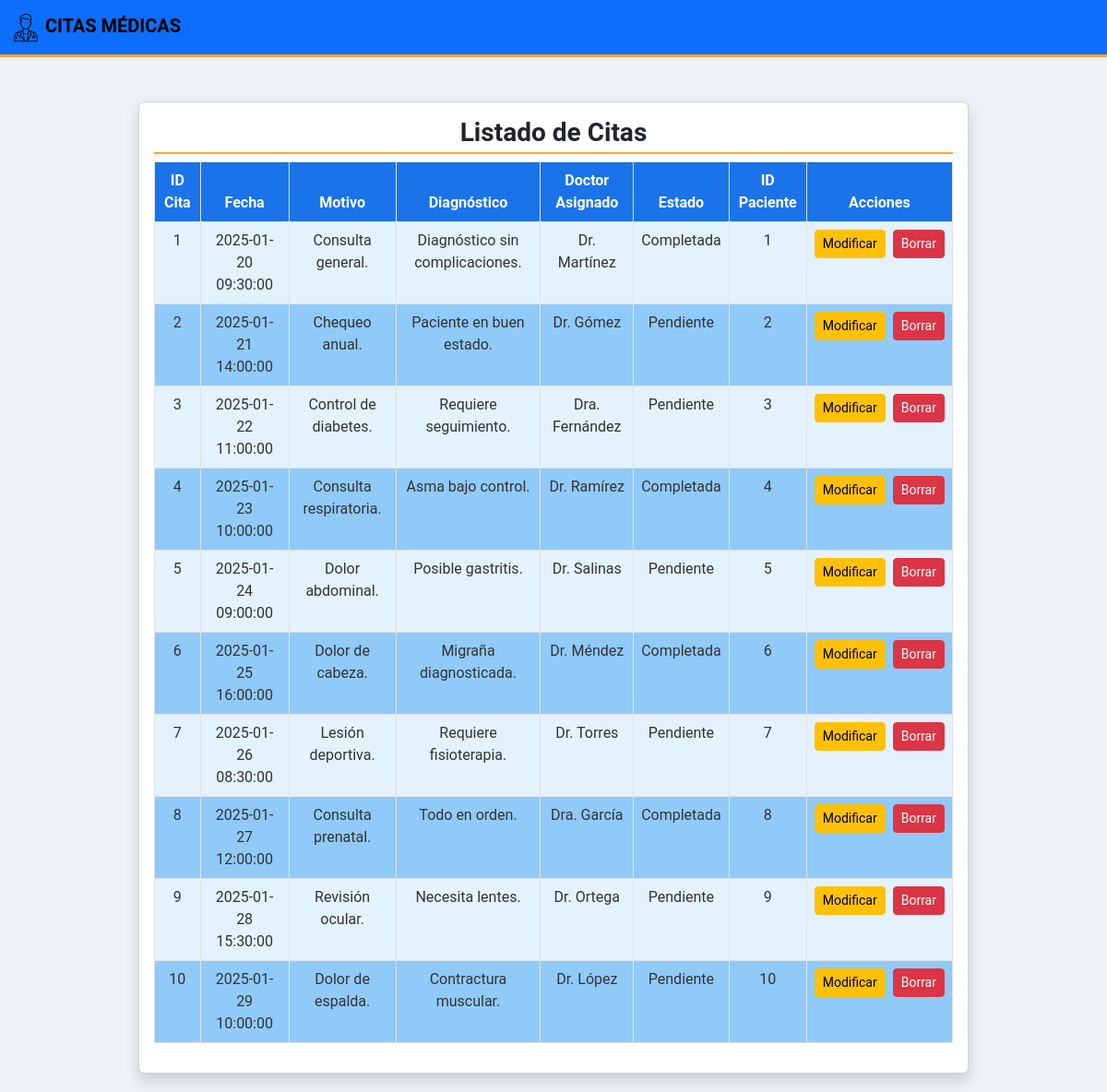
Page /listado_citas.php on the committed database.
### tables this page shows
CREATE TABLE IF NOT EXISTS `medical_appointments` (
  `appointment_id` int NOT NULL AUTO_INCREMENT,
  `appointment_date` datetime NOT NULL,
  `appointment_reason` varchar(255) NOT NULL,
  `appointment_diagnostic` text,
  `doctor_assigned` varchar(100),
  `estado_cita` varchar(50),
  `patient_id` int,
  PRIMARY KEY (`appointment_id`),
  KEY `FK_patient` (`patient_id`)
);

### listado_citas.php (the view, shortened to what this page needs)
<?php
$conexion = obtenerConexion();
$result = $conexion->query("SELECT appointment_id, appointment_date, appointment_reason, appointment_diagnostic, doctor_assigned, estado_cita, patient_id FROM medical_appointments");
$citas = $result->fetch_all(MYSQLI_ASSOC);
?>
<!DOCTYPE html>
<html lang="es">
<head>
    <link href="https://cdn.jsdelivr.net/npm/bootstrap@5.3.2/dist/css/bootstrap.min.css" rel="stylesheet">
    <link rel="stylesheet" href="css/estilo.css">
</head>
<body style="background-color: rgb(239, 242, 244);">
    <nav class="navbar navbar-expand-md bg-primary navbar-dark">
        <div class="container-fluid">
            <a class="navbar-brand" href="index.php">
                <img src="favicon.png" alt="Logo Médico" style="width: 32px; height: 32px;"> Citas Médicas
            </a>
        </div>
    </nav>
    <div class="main-content mt-5">
        <div class="card shadow mx-auto" style="max-width: 900px;">
            <div class="card-body">
                <h3 class="card-title text-center">Listado de Citas</h3>
                <table class="table table-bordered">
                    <thead>
                        <tr>
                            <th>ID Cita</th>
                            <th>Fecha</th>
                            <th>Motivo</th>
                            <th>Diagnóstico</th>
                            <th>Doctor Asignado</th>
                            <th>Estado</th>
                            <th>ID Paciente</th>
                            <th>Acciones</th>
                        </tr>
                    </thead>
                    <tbody>
                        <?php foreach ($citas as $cita): ?>
                            <tr>
                                <td><?= htmlspecialchars($cita['appointment_id']) ?></td>
                                <td><?= htmlspecialchars($cita['appointment_date']) ?></td>
                                <td><?= htmlspecialchars($cita['appointment_reason']) ?></td>
                                <td><?= htmlspecialchars($cita['appointment_diagnostic']) ?></td>
                                <td><?= htmlspecialchars($cita['doctor_assigned']) ?></td>
                                <td><?= htmlspecialchars($cita['estado_cita']) ?></td>
                                <td><?= htmlspecialchars($cita['patient_id']) ?></td>
                                <td>
                                    <div class="d-flex justify-content-center gap-2">
                                        <a href="modificar_cita.php?id=<?= $cita['appointment_id'] ?>" class="btn btn-warning btn-sm">Modificar</a>
                                        <a href="borrar_cita.php?id=<?= $cita['appointment_id'] ?>" class="btn btn-danger btn-sm" onclick="return confirm('¿Seguro que deseas eliminar esta cita?');">Borrar</a>
                                    </div>
                                </td>
                            </tr>
                        <?php endforeach; ?>
                    </tbody>
                </table>
            </div>
        </div>
    </div>
</body>
</html>

### css/estilo.css (style rules this page uses)
body { font-family: 'Roboto', sans-serif; background-color: #007cf8; color: #333; margin: 0; padding: 0; }
.navbar { background-color: #154f9b; border-bottom: 3px solid #ffa726; }
.navbar .navbar-brand { color: #000000; font-weight: bold; text-transform: uppercase; }
h3 { color: #1a73e8; font-weight: bold; margin-bottom: 20px; border-bottom: 2px solid #ffa726; padding-bottom: 5px; }
.table th { background-color: #1a73e8; color: #ffffff; text-align: center; }
.table td { background-color: #e3f2fd; color: #333; text-align: center; }
.table tr:nth-child(even) td { background-color: #90caf9; }
.main-content { flex: 1; padding-bottom: 20px; }

### rows in the picture
medical_appointments: appointment_id "1", appointment_date "2025-01-20 09:30:00", appointment_reason "Consulta general.", appointment_diagnostic "Diagnóstico sin complicaciones.", doctor_assigned "Dr. Martínez", estado_cita "Completada", patient "1"
medical_appointments: appointment_id "2", appointment_date "2025-01-21 14:00:00", appointment_reason "Chequeo anual.", appointment_diagnostic "Paciente en buen estado.", doctor_assigned "Dr. Gómez", estado_cita "Pendiente", patient "2"
medical_appointments: appointment_id "3", appointment_date "2025-01-22 11:00:00", appointment_reason "Control de diabetes.", appointment_diagnostic "Requiere seguimiento.", doctor_assigned "Dra. Fernández", estado_cita "Pendiente", patient "3"
medical_appointments: appointment_id "4", appointment_date "2025-01-23 10:00:00", appointment_reason "Consulta respiratoria.", appointment_diagnostic "Asma bajo control.", doctor_assigned "Dr. Ramírez", estado_cita "Completada", patient "4"
medical_appointments: appointment_id "5", appointment_date "2025-01-24 09:00:00", appointment_reason "Dolor abdominal.", appointment_diagnostic "Posible gastritis.", doctor_assigned "Dr. Salinas", estado_cita "Pendiente", patient "5"
medical_appointments: appointment_id "6", appointment_date "2025-01-25 16:00:00", appointment_reason "Dolor de cabeza.", appointment_diagnostic "Migraña diagnosticada.", doctor_assigned "Dr. Méndez", estado_cita "Completada", patient "6"
medical_appointments: appointment_id "7", appointment_date "2025-01-26 08:30:00", appointment_reason "Lesión deportiva.", appointment_diagnostic "Requiere fisioterapia.", doctor_assigned "Dr. Torres", estado_cita "Pendiente", patient "7"
medical_appointments: appointment_id "8", appointment_date "2025-01-27 12:00:00", appointment_reason "Consulta prenatal.", appointment_diagnostic "Todo en orden.", doctor_assigned "Dra. García", estado_cita "Completada", patient "8"
medical_appointments: appointment_id "9", appointment_date "2025-01-28 15:30:00", appointment_reason "Revisión ocular.", appointment_diagnostic "Necesita lentes.", doctor_assigned "Dr. Ortega", estado_cita "Pendiente", patient "9"
medical_appointments: appointment_id "10", appointment_date "2025-01-29 10:00:00", appointment_reason "Dolor de espalda.", appointment_diagnostic "Contractura muscular.", doctor_assigned "Dr. López", estado_cita "Pendiente", patient "10"
